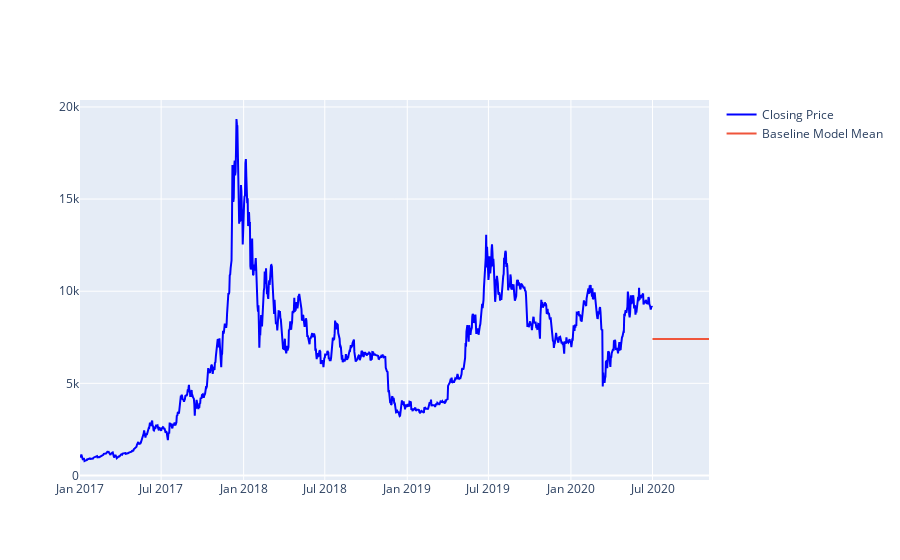

Notebook source saved alongside this figure:
### Code cell
fig = go.Figure()

fig.add_trace(go.Line(x=dates[0], y=dataframe.Close, line=dict(color='blue'), name='Closing Price'))
fig.add_trace(go.Line(x=predicted_dates[0], y=y_predict_dummy_mean, name='Baseline Model Mean'))
